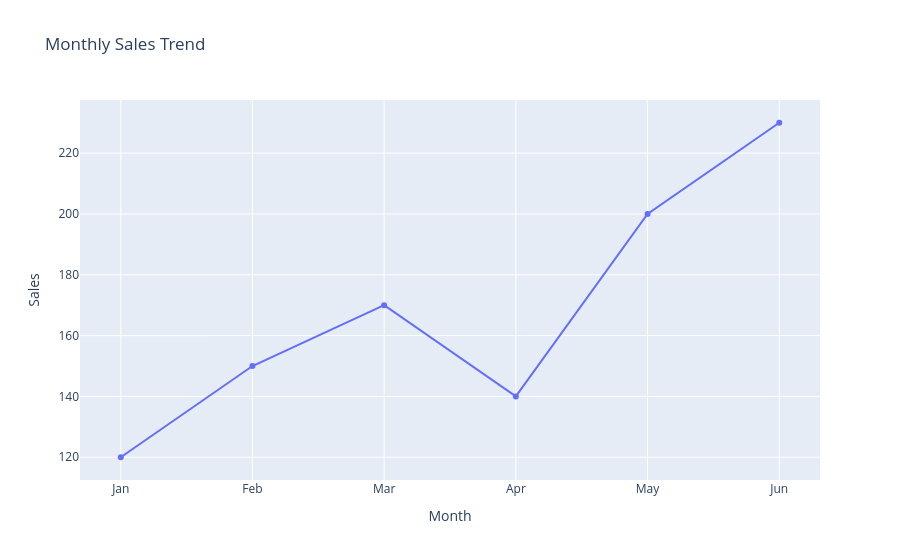

The cell this chart's notebook holds for it:
### Markdown cell above
## 2. Line Chart

Represent the monthly sales data using a line chart to visualize the sales trend over time.

### Code cell
fig = px.line(x=months, y=sales, markers=True, title="Monthly Sales Trend", labels={"x": "Month", "y": "Sales"})
fig.show()

### Figure 1 — Plotly figure (JSON) as saved in the notebook; plotly's stock layout.template omitted (floating-point values rounded to 4 significant figures)
{"data": [{"hovertemplate": "Month=%{x}<br>Sales=%{y}<extra></extra>", "legendgroup": "", "line": {"color": "#636efa", "dash": "solid"}, "marker": {"symbol": "circle"}, "mode": "lines+markers", "name": "", "orientation": "v", "showlegend": false, "type": "scatter", "x": ["Jan", "Feb", "Mar", "Apr", "May", "Jun"], "xaxis": "x", "y": [120, 150, 170, 140, 200, 230], "yaxis": "y"}], "layout": {"legend": {"tracegroupgap": 0}, "title": {"text": "Monthly Sales Trend"}, "xaxis": {"anchor": "y", "domain": [0, 1], "title": {"text": "Month"}}, "yaxis": {"anchor": "x", "domain": [0, 1], "title": {"text": "Sales"}}}}
